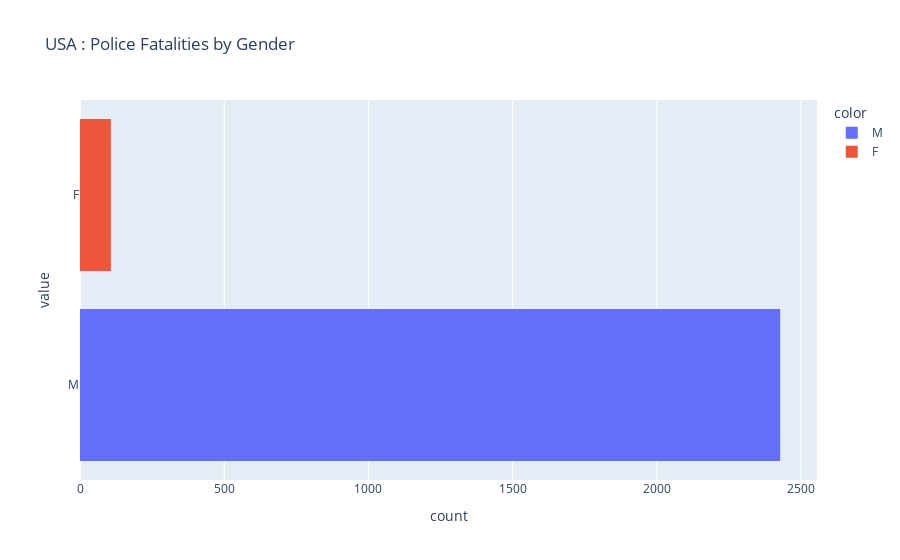

This figure's notebook cell:
### Code cell
fig = px.histogram(df_fatalities["gender"], 
                title="USA : Police Fatalities by Gender",
                color=df_fatalities["gender"],
                orientation="h"
                )
fig.show()

### Figure 1 — Plotly figure (JSON) as saved in the notebook; plotly's stock layout.template omitted (floating-point values rounded to 4 significant figures; data arrays with more than 128 entries replaced by an {"elided": "..."} marker saying what was removed)
{"data": [{"alignmentgroup": "True", "bingroup": "y", "hovertemplate": "color=M<br>count=%{x}<br>value=%{y}<extra></extra>", "legendgroup": "M", "marker": {"color": "#636efa", "pattern": {"shape": ""}}, "name": "M", "offsetgroup": "M", "orientation": "h", "showlegend": true, "type": "histogram", "xaxis": "x", "y": {"elided": "2428 str values"}, "yaxis": "y"}, {"alignmentgroup": "True", "bingroup": "y", "hovertemplate": "color=F<br>count=%{x}<br>value=%{y}<extra></extra>", "legendgroup": "F", "marker": {"color": "#EF553B", "pattern": {"shape": ""}}, "name": "F", "offsetgroup": "F", "orientation": "h", "showlegend": true, "type": "histogram", "xaxis": "x", "y": ["F", "F", "F", "F", "F", "F", "F", "F", "F", "F", "F", "F", "F", "F", "F", "F", "F", "F", "F", "F", "F", "F", "F", "F", "F", "F", "F", "F", "F", "F", "F", "F", "F", "F", "F", "F", "F", "F", "F", "F", "F", "F", "F", "F", "F", "F", "F", "F", "F", "F", "F", "F", "F", "F", "F", "F", "F", "F", "F", "F", "F", "F", "F", "F", "F", "F", "F", "F", "F", "F", "F", "F", "F", "F", "F", "F", "F", "F", "F", "F", "F", "F", "F", "F", "F", "F", "F", "F", "F", "F", "F", "F", "F", "F", "F", "F", "F", "F", "F", "F", "F", "F", "F", "F", "F", "F", "F"], "yaxis": "y"}], "layout": {"barmode": "relative", "legend": {"title": {"text": "color"}, "tracegroupgap": 0}, "title": {"text": "USA : Police Fatalities by Gender"}, "xaxis": {"anchor": "y", "domain": [0, 1], "title": {"text": "count"}}, "yaxis": {"anchor": "x", "domain": [0, 1], "title": {"text": "value"}}}}
